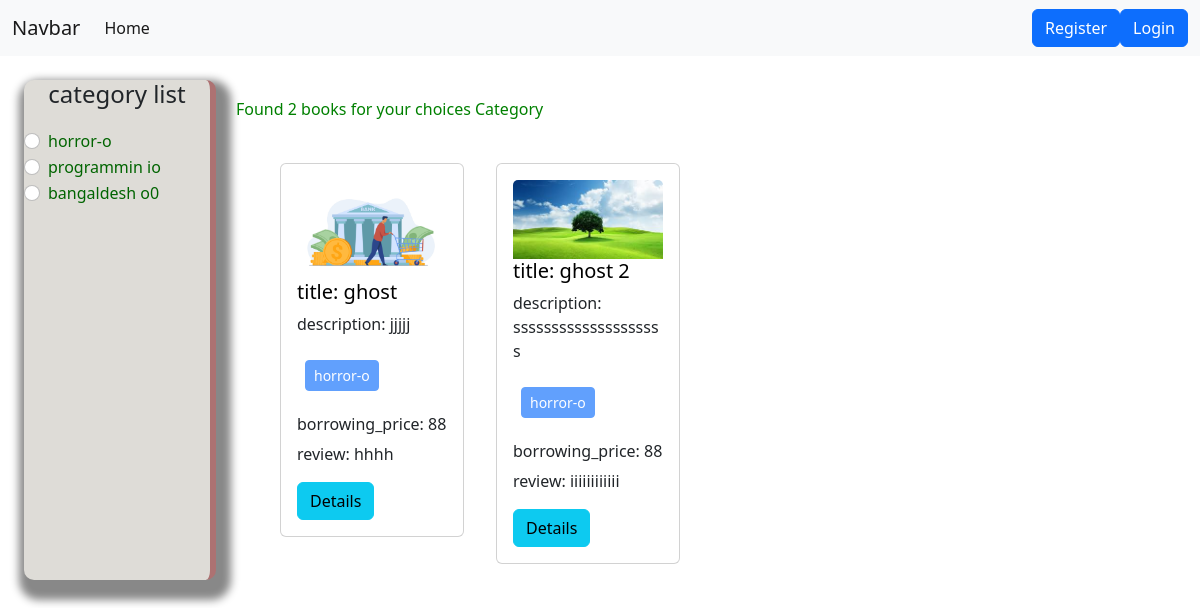
Page /books/Books/ on the committed database.
### books/models.py (models this page shows, shortened)
class Category(models.Model):
    name=models.CharField(max_length=100)
    slug=models.SlugField(max_length=100,unique=True,null=True,blank=True)

class Books(models.Model):
    title=models.CharField(max_length=50)
    content=models.TextField()
    category=models.ManyToManyField(Category)
    image=models.ImageField(upload_to='upload/',blank=True,null=True)
    borrowing_price=models.IntegerField()
    user_reviews=models.TextField()

### books/views.py (the view)
# urls.py: path('Books/',views.book,name='books'),
def book(request,category_slug=None):
    data= Books.objects.all()
    if category_slug is not None:
        category=get_object_or_404(Category,slug=category_slug)
        data=Books.objects.filter(category=category)
    categories=Category.objects.all()
    return render(request,'Bookpage.html',{'data':data,'category':categories})

### books/templates/Bookpage.html (shortened to what this page needs)
{% extends "base.html" %}
{% block content %}
<div class="d-flex flex-wrap p-4">
  <div class="col-2"
    style="background-color:rgb(222, 220, 215); border-radius: 10px; border-right: 6px solid rgb(173, 114, 114); box-shadow: 5px 10px 8px 10px #888888;">
    <h4 style="text-align: center;margin-bottom: 20px;">category list</h4>
    {% for cat in category %}
    <div class="form-check">
      <input class="form-check-input" type="radio" name="category" id="{{cat.id}}">
      <label class="form-check-label" for="{{cat.id}}">
        <a href="{% url 'category_wise_book' cat.slug %}"
          style="text-decoration: none; margin-bottom: 100px; color:darkgreen;">{{cat.name}}</a>
      </label>
    </div>
    {% endfor %}
  </div>
  <div class="col-10">
    <h6 style="padding: 20px; color: green;">Found {{ data | length }} books for your choices Category</h6>
    <div class="d-flex flex-wrap  px-5 ">
      {% for post in data %}
      <div class="col-sm-3 p-3">
        <div class="card">
          <div class="card-body">
            <img src="{{post.image.url}}" class="card-img-top" alt="image">
            <h5 class="card-title"><a
                style="text-decoration: none ;color: black;">title: {{post.title}}</a></h5>
            <p class="card-text">description: {{post.content | truncatewords:10}}</p>
            <p> {% for cat in post.category.all %}
              <button class="btn btn-primary btn-sm m-2" disabled> {{cat.name}}</button>
              {% endfor %}
            </p>
            <h6>borrowing_price: {{post.borrowing_price}}</h6>
            <p>review: {{post.user_reviews}}</p>
            <a class="btn btn-info" type="button" href="{% url 'details' post.id %}">Details</a>
          </div>
        </div>
      </div>
      {% endfor %}
    </div>
  </div>
</div>
{% endblock content %}

### rows in the picture
Category: name "horror-o"
Category: name "programmin io"
Category: name "bangaldesh o0"
Books: image (picture), title "ghost", content "jjjjj", borrowing_price "88", user_reviews "hhhh"
Books: image (picture), title "ghost 2", content "ssssssssssssssssssss", borrowing_price "88", user_reviews "iiiiiiiiiiii"

### other values in the picture
{{ data | length }} "2"
